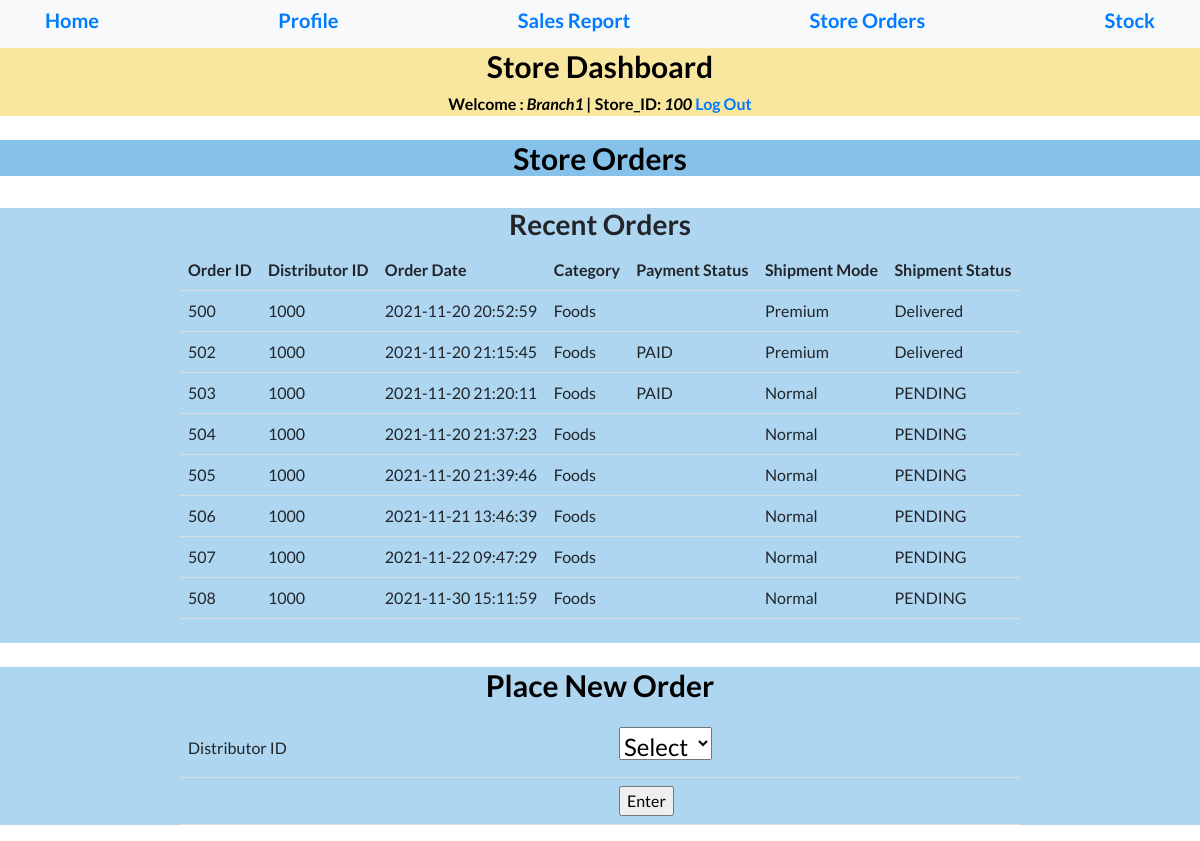
Screenshot of /sorders.php (signed in) with the database file from the repository.
### tables this page shows
CREATE TABLE `store` (
  `SID` int NOT NULL,
  `SPASS` varchar(20) NOT NULL DEFAULT 'admin',
  `SBRANCHNAME` varchar(20) NOT NULL,
  `SCITY` varchar(20) NOT NULL,
  `SREGION` varchar(20) NOT NULL,
  `SSTATE` varchar(20) NOT NULL,
  `SPCODE` int NOT NULL
);

CREATE TABLE `strorders` (
  `SID` int NOT NULL,
  `ORDID` int NOT NULL,
  `DID` int NOT NULL,
  `ORDDATE` timestamp NOT NULL DEFAULT CURRENT_TIMESTAMP,
  `PMYSTAT` varchar(20) NOT NULL DEFAULT 'PENDING',
  `SHPMODE` varchar(20) NOT NULL DEFAULT 'Normal',
  `SHPSTAT` varchar(20) NOT NULL DEFAULT 'PENDING'
);

CREATE TABLE `dstbr` (
  `DID` int NOT NULL,
  `DNAME` varchar(20) NOT NULL,
  `DPASS` varchar(20) NOT NULL DEFAULT 'admin',
  `DTYPE` varchar(20) NOT NULL,
  `DLOC` varchar(30) NOT NULL
);

### session.php (called while the page is built, shortened)
<?php
$conn = mysqli_connect("localhost:3308", "mahmoud", "2546", "store");
$user_check = $_SESSION['login_user'];
$query = "SELECT SBRANCHNAME from store where SID = '$user_check'";
$ses_sql = mysqli_query($conn, $query);
$row = mysqli_fetch_assoc($ses_sql);
$login_session = $row['SBRANCHNAME'];
$CustID=$user_check;
?>

### sorders.php (the view, shortened to what this page needs)
<?php
include('session.php');
?>
<!DOCTYPE html>
<html lang="en">
  <head>
    <link href="vendor/bootstrap/css/bootstrap.min.css" rel="stylesheet">
    <link href="vendor/fontawesome-free/css/all.min.css" rel="stylesheet">
    <link href="vendor/simple-line-icons/css/simple-line-icons.css" rel="stylesheet" type="text/css">
    <link href="css/landing-page.min.css" rel="stylesheet">
  </head>
  <body>
    <nav class="navbar navbar-light bg-light static-top">
      <div class="container">
        <a href="shome.php"><h5>Home</h5></a>
        <a href="sprofile.php"><h5>Profile</h5></a>
        <a href="ssales.php"><h5>Sales Report</h5></a>
        <a href="sorders.php"><h5>Store Orders</h5></a>
        <a href="sstock.php"><h5>Stock</h5></a>
      </div>
    </nav>
    <center><div style="background-color:#F9E79F">
      <center><h2 style="font-size:30px;color:Black">Store Dashboard</h2></center>
  <b id="welcome" style="color:Black">Welcome : <i style="color:Black"><?php echo $login_session;?> | </i></b>
  <b id="welcome" style="color:Black">Store_ID: <i style="color:Black"><?php echo $CustID; ?></i></b>
  <b id="logout"><a href="logout.php">Log Out</a></b>
 </div></center>
 <br>
 <center><div style="background-color:#85C1E9">
      <center><h2 style="font-size:30px;color:Black">Store Orders </h2></center>
 </div></center>
<br>
<center>
<div style="background-color:#AED6F1">
     <center>
      <h3>Recent Orders</h3>
      <table>
        <tr>
          <th>Order ID</th>
          <th>Distributor ID</th>
          <th>Order Date</th>
          <th>Category</th>
          <th>Payment Status</th>
          <th>Shipment Mode</th>
          <th>Shipment Status</th>
        </tr>
        <?php
      $order59 ="SELECT s.*,m.DTYPE FROM strorders s , dstbr m where s.SID=$CustID and m.did=s.did";
      $food9 = mysqli_query($conn, $order59);
      while($oss55 = mysqli_fetch_assoc($food9))
      {echo '<tr><td>'. $oss55["ORDID"]."</td><td>". $oss55["DID"] . "</td><td>". $oss55["ORDDATE"].
      "</td><td>". $oss55["DTYPE"].
    "</td><td>". $oss55["PMYSTAT"].
    "</td><td>". $oss55["SHPMODE"].
    "</td><td>". $oss55["SHPSTAT"].
        "</td></tr>";
      }
?>
      </table>
      <br>
    </div></center>
    <br>
<div style="background-color:#AED6F1">
     <center>
      <center><h1 style="font-size:30px;color:Black">Place New Order</h1>
        <p>
        <div class="signup">
           <center>
  <form action="custcmp1.php" method="POST">
  <table>
   <tr>
    <td>Distributor ID</td>
    <td><h4>
      <?php
              $query1112 = "SELECT DTYPE,DID FROM dstbr";
              $ses_sq2 = mysqli_query($conn,$query1112);
            $select12= '<select name="select2">
               <option selected hidden>Select</option>';
             while($rs12 = mysqli_fetch_assoc($ses_sq2))
              {
              $select12.='<option value="'.$rs12['DID'].'">'.$rs12['DTYPE'].'</option>';
              }
              $select12.='</select>';
              echo $select12;
?></h4>
    </td>
   </tr>
   <tr><td></td>
    <td><input type="submit" value="Enter"></td>
   </tr>
   </center>
</center>
</div></p>
  </body>
</html>

### sorders.php (style rules this page uses)
table { border-collapse: collapse; width: 70%; }
th, td { padding: 8px; text-align: left; border-bottom: 1px solid #ddd; }

### rows the page displays
store: SBRANCHNAME "Branch1"
strorders: ORDID "500", DID "1000", ORDDATE "2021-11-20 20:52:59", DID.DTYPE "Foods", SHPMODE "Premium", SHPSTAT "Delivered"
strorders: ORDID "502", DID "1000", ORDDATE "2021-11-20 21:15:45", DID.DTYPE "Foods", PMYSTAT "PAID", SHPMODE "Premium", SHPSTAT "Delivered"
strorders: ORDID "503", DID "1000", ORDDATE "2021-11-20 21:20:11", DID.DTYPE "Foods", PMYSTAT "PAID", SHPMODE "Normal", SHPSTAT "PENDING"
strorders: ORDID "504", DID "1000", ORDDATE "2021-11-20 21:37:23", DID.DTYPE "Foods", SHPMODE "Normal", SHPSTAT "PENDING"
strorders: ORDID "505", DID "1000", ORDDATE "2021-11-20 21:39:46", DID.DTYPE "Foods", SHPMODE "Normal", SHPSTAT "PENDING"
strorders: ORDID "506", DID "1000", ORDDATE "2021-11-21 13:46:39", DID.DTYPE "Foods", SHPMODE "Normal", SHPSTAT "PENDING"
strorders: ORDID "507", DID "1000", ORDDATE "2021-11-22 09:47:29", DID.DTYPE "Foods", SHPMODE "Normal", SHPSTAT "PENDING"
strorders: ORDID "508", DID "1000", ORDDATE "2021-11-30 15:11:59", DID.DTYPE "Foods", SHPMODE "Normal", SHPSTAT "PENDING"

### other values shown
$CustID "100"
